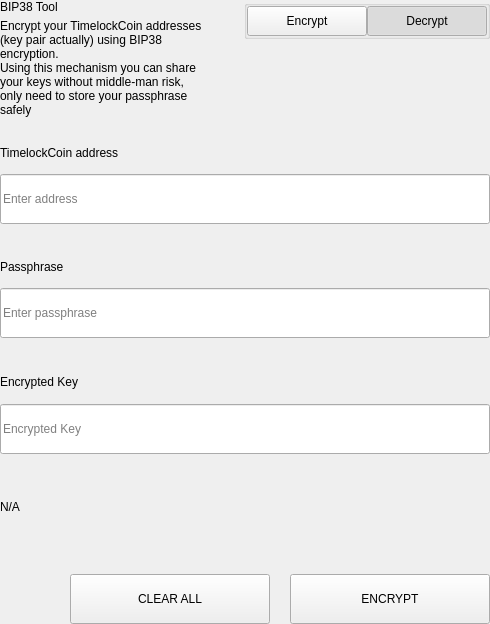
<?xml version="1.0" encoding="UTF-8"?>
<ui version="4.0">
 <class>SettingsBitToolWidget</class>
 <widget class="QWidget" name="SettingsBitToolWidget">
  <property name="geometry">
   <rect>
    <x>0</x>
    <y>0</y>
    <width>490</width>
    <height>624</height>
   </rect>
  </property>
  <property name="windowTitle">
   <string>Form</string>
  </property>
  <layout class="QVBoxLayout" name="verticalLayout">
   <property name="spacing">
    <number>0</number>
   </property>
   <property name="leftMargin">
    <number>0</number>
   </property>
   <property name="topMargin">
    <number>0</number>
   </property>
   <property name="rightMargin">
    <number>0</number>
   </property>
   <property name="bottomMargin">
    <number>0</number>
   </property>
   <item>
    <widget class="QWidget" name="left" native="true">
     <layout class="QVBoxLayout" name="verticalLayout_3">
      <property name="leftMargin">
       <number>0</number>
      </property>
      <property name="topMargin">
       <number>0</number>
      </property>
      <property name="rightMargin">
       <number>0</number>
      </property>
      <property name="bottomMargin">
       <number>0</number>
      </property>
      <item>
       <layout class="QVBoxLayout" name="verticalLayout_2">
        <property name="spacing">
         <number>0</number>
        </property>
        <item>
         <layout class="QHBoxLayout" name="horizontalLayout_3" stretch="3,1">
          <property name="spacing">
           <number>40</number>
          </property>
          <item>
           <layout class="QVBoxLayout" name="verticalLayoutTitle">
            <property name="spacing">
             <number>5</number>
            </property>
            <item>
             <widget class="QLabel" name="labelTitle">
              <property name="text">
               <string>BIP38 Tool</string>
              </property>
             </widget>
            </item>
            <item>
             <widget class="QLabel" name="labelSubtitle1">
              <property name="text">
               <string>Encrypt your TimelockCoin addresses (key pair actually) using BIP38 encryption.
Using this mechanism you can share your keys without middle-man risk, only need to store your passphrase safely</string>
              </property>
              <property name="wordWrap">
               <bool>true</bool>
              </property>
             </widget>
            </item>
           </layout>
          </item>
          <item alignment="Qt::AlignTop">
           <widget class="QGroupBox" name="groupBox">
            <property name="title">
             <string/>
            </property>
            <property name="alignment">
             <set>Qt::AlignLeading|Qt::AlignLeft|Qt::AlignTop</set>
            </property>
            <layout class="QHBoxLayout" name="horizontalLayout_4">
             <property name="spacing">
              <number>0</number>
             </property>
             <property name="leftMargin">
              <number>0</number>
             </property>
             <property name="topMargin">
              <number>0</number>
             </property>
             <property name="rightMargin">
              <number>0</number>
             </property>
             <property name="bottomMargin">
              <number>0</number>
             </property>
             <item>
              <spacer name="horizontalSpacer">
               <property name="orientation">
                <enum>Qt::Horizontal</enum>
               </property>
               <property name="sizeHint" stdset="0">
                <size>
                 <width>40</width>
                 <height>20</height>
                </size>
               </property>
              </spacer>
             </item>
             <item>
              <widget class="QPushButton" name="pushLeft">
               <property name="minimumSize">
                <size>
                 <width>120</width>
                 <height>30</height>
                </size>
               </property>
               <property name="maximumSize">
                <size>
                 <width>120</width>
                 <height>30</height>
                </size>
               </property>
               <property name="focusPolicy">
                <enum>Qt::NoFocus</enum>
               </property>
               <property name="text">
                <string>Encrypt</string>
               </property>
               <property name="checkable">
                <bool>true</bool>
               </property>
               <property name="autoExclusive">
                <bool>true</bool>
               </property>
              </widget>
             </item>
             <item>
              <widget class="QPushButton" name="pushRight">
               <property name="minimumSize">
                <size>
                 <width>120</width>
                 <height>30</height>
                </size>
               </property>
               <property name="maximumSize">
                <size>
                 <width>120</width>
                 <height>30</height>
                </size>
               </property>
               <property name="focusPolicy">
                <enum>Qt::NoFocus</enum>
               </property>
               <property name="text">
                <string>Decrypt</string>
               </property>
               <property name="checkable">
                <bool>true</bool>
               </property>
               <property name="checked">
                <bool>true</bool>
               </property>
               <property name="autoExclusive">
                <bool>true</bool>
               </property>
              </widget>
             </item>
            </layout>
           </widget>
          </item>
         </layout>
        </item>
        <item>
         <widget class="QStackedWidget" name="stackedWidget">
          <property name="currentIndex">
           <number>1</number>
          </property>
          <widget class="QWidget" name="pageDecrypt">
           <layout class="QVBoxLayout" name="verticalLayout_5">
            <property name="spacing">
             <number>0</number>
            </property>
            <property name="leftMargin">
             <number>0</number>
            </property>
            <property name="topMargin">
             <number>0</number>
            </property>
            <property name="rightMargin">
             <number>0</number>
            </property>
            <property name="bottomMargin">
             <number>0</number>
            </property>
            <item>
             <widget class="QWidget" name="widget" native="true">
              <property name="minimumSize">
               <size>
                <width>0</width>
                <height>100</height>
               </size>
              </property>
              <layout class="QVBoxLayout" name="verticalLayout_4">
               <property name="spacing">
                <number>0</number>
               </property>
               <property name="leftMargin">
                <number>0</number>
               </property>
               <property name="topMargin">
                <number>0</number>
               </property>
               <property name="rightMargin">
                <number>0</number>
               </property>
               <property name="bottomMargin">
                <number>0</number>
               </property>
               <item>
                <spacer name="verticalSpacer_2">
                 <property name="orientation">
                  <enum>Qt::Vertical</enum>
                 </property>
                 <property name="sizeType">
                  <enum>QSizePolicy::Fixed</enum>
                 </property>
                 <property name="sizeHint" stdset="0">
                  <size>
                   <width>20</width>
                   <height>20</height>
                  </size>
                 </property>
                </spacer>
               </item>
               <item>
                <layout class="QHBoxLayout" name="horizontalLayout_6" stretch="2">
                 <property name="spacing">
                  <number>0</number>
                 </property>
                 <item>
                  <layout class="QVBoxLayout" name="verticalLayout_7">
                   <property name="spacing">
                    <number>9</number>
                   </property>
                   <item>
                    <widget class="QLabel" name="labelSubtitleKey">
                     <property name="minimumSize">
                      <size>
                       <width>0</width>
                       <height>20</height>
                      </size>
                     </property>
                     <property name="maximumSize">
                      <size>
                       <width>16777215</width>
                       <height>20</height>
                      </size>
                     </property>
                     <property name="text">
                      <string>Encrypted key</string>
                     </property>
                    </widget>
                   </item>
                   <item>
                    <widget class="QLineEdit" name="lineEditKey">
                     <property name="minimumSize">
                      <size>
                       <width>0</width>
                       <height>50</height>
                      </size>
                     </property>
                     <property name="maximumSize">
                      <size>
                       <width>16777215</width>
                       <height>50</height>
                      </size>
                     </property>
                     <property name="placeholderText">
                      <string>Enter a encrypted key</string>
                     </property>
                    </widget>
                   </item>
                  </layout>
                 </item>
                </layout>
               </item>
               <item>
                <spacer name="verticalSpacer_3">
                 <property name="orientation">
                  <enum>Qt::Vertical</enum>
                 </property>
                 <property name="sizeType">
                  <enum>QSizePolicy::Fixed</enum>
                 </property>
                 <property name="sizeHint" stdset="0">
                  <size>
                   <width>20</width>
                   <height>20</height>
                  </size>
                 </property>
                </spacer>
               </item>
               <item>
                <layout class="QVBoxLayout" name="verticalLayout_9">
                 <property name="spacing">
                  <number>9</number>
                 </property>
                 <item>
                  <widget class="QLabel" name="labelSubtitlePassphrase">
                   <property name="maximumSize">
                    <size>
                     <width>16777215</width>
                     <height>20</height>
                    </size>
                   </property>
                   <property name="text">
                    <string>Passphrase</string>
                   </property>
                  </widget>
                 </item>
                 <item>
                  <widget class="QLineEdit" name="lineEditPassphrase">
                   <property name="minimumSize">
                    <size>
                     <width>0</width>
                     <height>50</height>
                    </size>
                   </property>
                   <property name="maximumSize">
                    <size>
                     <width>16777215</width>
                     <height>50</height>
                    </size>
                   </property>
                   <property name="placeholderText">
                    <string>Enter a passphrase</string>
                   </property>
                  </widget>
                 </item>
                </layout>
               </item>
               <item>
                <spacer name="verticalSpacer_4">
                 <property name="orientation">
                  <enum>Qt::Vertical</enum>
                 </property>
                 <property name="sizeType">
                  <enum>QSizePolicy::Fixed</enum>
                 </property>
                 <property name="sizeHint" stdset="0">
                  <size>
                   <width>20</width>
                   <height>20</height>
                  </size>
                 </property>
                </spacer>
               </item>
               <item>
                <widget class="QWidget" name="widget_3" native="true">
                 <property name="sizePolicy">
                  <sizepolicy hsizetype="Preferred" vsizetype="Fixed">
                   <horstretch>0</horstretch>
                   <verstretch>0</verstretch>
                  </sizepolicy>
                 </property>
                 <layout class="QVBoxLayout" name="verticalLayout_10">
                  <property name="spacing">
                   <number>9</number>
                  </property>
                  <property name="leftMargin">
                   <number>0</number>
                  </property>
                  <property name="topMargin">
                   <number>0</number>
                  </property>
                  <property name="rightMargin">
                   <number>0</number>
                  </property>
                  <property name="bottomMargin">
                   <number>0</number>
                  </property>
                  <item>
                   <widget class="QLabel" name="labelSubtitleDecryptResult">
                    <property name="minimumSize">
                     <size>
                      <width>0</width>
                      <height>20</height>
                     </size>
                    </property>
                    <property name="maximumSize">
                     <size>
                      <width>16777215</width>
                      <height>20</height>
                     </size>
                    </property>
                    <property name="text">
                     <string>Decrypted address result</string>
                    </property>
                   </widget>
                  </item>
                  <item>
                   <widget class="QWidget" name="widget_4" native="true">
                    <layout class="QHBoxLayout" name="horizontalLayout" stretch="6,0,1">
                     <property name="spacing">
                      <number>0</number>
                     </property>
                     <property name="leftMargin">
                      <number>0</number>
                     </property>
                     <property name="topMargin">
                      <number>0</number>
                     </property>
                     <property name="rightMargin">
                      <number>0</number>
                     </property>
                     <property name="bottomMargin">
                      <number>0</number>
                     </property>
                     <item alignment="Qt::AlignVCenter">
                      <widget class="QLineEdit" name="lineEditDecryptResult">
                       <property name="minimumSize">
                        <size>
                         <width>0</width>
                         <height>50</height>
                        </size>
                       </property>
                       <property name="maximumSize">
                        <size>
                         <width>16777215</width>
                         <height>50</height>
                        </size>
                       </property>
                       <property name="placeholderText">
                        <string>Decrypted Address</string>
                       </property>
                      </widget>
                     </item>
                     <item>
                      <spacer name="horizontalSpacer_4">
                       <property name="orientation">
                        <enum>Qt::Horizontal</enum>
                       </property>
                       <property name="sizeType">
                        <enum>QSizePolicy::Fixed</enum>
                       </property>
                       <property name="sizeHint" stdset="0">
                        <size>
                         <width>20</width>
                         <height>50</height>
                        </size>
                       </property>
                      </spacer>
                     </item>
                     <item>
                      <widget class="QPushButton" name="pushButtonImport">
                       <property name="minimumSize">
                        <size>
                         <width>140</width>
                         <height>40</height>
                        </size>
                       </property>
                       <property name="text">
                        <string>Import Address</string>
                       </property>
                      </widget>
                     </item>
                    </layout>
                   </widget>
                  </item>
                 </layout>
                </widget>
               </item>
               <item>
                <widget class="QLabel" name="statusLabel_DEC">
                 <property name="maximumSize">
                  <size>
                   <width>16777215</width>
                   <height>40</height>
                  </size>
                 </property>
                 <property name="text">
                  <string/>
                 </property>
                </widget>
               </item>
               <item>
                <spacer name="verticalSpacer">
                 <property name="orientation">
                  <enum>Qt::Vertical</enum>
                 </property>
                 <property name="sizeType">
                  <enum>QSizePolicy::Preferred</enum>
                 </property>
                 <property name="sizeHint" stdset="0">
                  <size>
                   <width>20</width>
                   <height>20</height>
                  </size>
                 </property>
                </spacer>
               </item>
               <item>
                <layout class="QHBoxLayout" name="horizontalLayout_7">
                 <property name="spacing">
                  <number>0</number>
                 </property>
                 <item>
                  <spacer name="horizontalSpacer_5">
                   <property name="orientation">
                    <enum>Qt::Horizontal</enum>
                   </property>
                   <property name="sizeType">
                    <enum>QSizePolicy::Expanding</enum>
                   </property>
                   <property name="sizeHint" stdset="0">
                    <size>
                     <width>40</width>
                     <height>20</height>
                    </size>
                   </property>
                  </spacer>
                 </item>
                 <item>
                  <widget class="QPushButton" name="pushButtonDecryptClear">
                   <property name="minimumSize">
                    <size>
                     <width>200</width>
                     <height>50</height>
                    </size>
                   </property>
                   <property name="maximumSize">
                    <size>
                     <width>200</width>
                     <height>50</height>
                    </size>
                   </property>
                   <property name="text">
                    <string>CLEAR</string>
                   </property>
                  </widget>
                 </item>
                 <item>
                  <spacer name="horizontalSpacer_3">
                   <property name="orientation">
                    <enum>Qt::Horizontal</enum>
                   </property>
                   <property name="sizeType">
                    <enum>QSizePolicy::Fixed</enum>
                   </property>
                   <property name="sizeHint" stdset="0">
                    <size>
                     <width>20</width>
                     <height>20</height>
                    </size>
                   </property>
                  </spacer>
                 </item>
                 <item>
                  <widget class="QPushButton" name="pushButtonDecrypt">
                   <property name="minimumSize">
                    <size>
                     <width>200</width>
                     <height>50</height>
                    </size>
                   </property>
                   <property name="maximumSize">
                    <size>
                     <width>200</width>
                     <height>50</height>
                    </size>
                   </property>
                   <property name="text">
                    <string>DECRYPT KEY</string>
                   </property>
                  </widget>
                 </item>
                </layout>
               </item>
              </layout>
             </widget>
            </item>
           </layout>
          </widget>
          <widget class="QWidget" name="pageEncrypt">
           <layout class="QVBoxLayout" name="verticalLayout_11">
            <property name="spacing">
             <number>0</number>
            </property>
            <property name="leftMargin">
             <number>0</number>
            </property>
            <property name="topMargin">
             <number>0</number>
            </property>
            <property name="rightMargin">
             <number>0</number>
            </property>
            <property name="bottomMargin">
             <number>0</number>
            </property>
            <item>
             <spacer name="verticalSpacer_8">
              <property name="orientation">
               <enum>Qt::Vertical</enum>
              </property>
              <property name="sizeType">
               <enum>QSizePolicy::Fixed</enum>
              </property>
              <property name="sizeHint" stdset="0">
               <size>
                <width>20</width>
                <height>20</height>
               </size>
              </property>
             </spacer>
            </item>
            <item>
             <widget class="QWidget" name="containerAddressEnc" native="true">
              <layout class="QVBoxLayout" name="containerAddressEncLayout">
               <property name="spacing">
                <number>5</number>
               </property>
               <property name="leftMargin">
                <number>0</number>
               </property>
               <property name="topMargin">
                <number>0</number>
               </property>
               <property name="rightMargin">
                <number>0</number>
               </property>
               <property name="bottomMargin">
                <number>0</number>
               </property>
               <item>
                <widget class="QLabel" name="labelSubtitleAddress">
                 <property name="minimumSize">
                  <size>
                   <width>0</width>
                   <height>20</height>
                  </size>
                 </property>
                 <property name="maximumSize">
                  <size>
                   <width>16777215</width>
                   <height>20</height>
                  </size>
                 </property>
                 <property name="text">
                  <string>TimelockCoin address</string>
                 </property>
                </widget>
               </item>
               <item>
                <widget class="QLineEdit" name="addressIn_ENC">
                 <property name="minimumSize">
                  <size>
                   <width>0</width>
                   <height>50</height>
                  </size>
                 </property>
                 <property name="placeholderText">
                  <string>Enter address</string>
                 </property>
                </widget>
               </item>
              </layout>
             </widget>
            </item>
            <item>
             <spacer name="verticalSpacer_6">
              <property name="orientation">
               <enum>Qt::Vertical</enum>
              </property>
              <property name="sizeType">
               <enum>QSizePolicy::Fixed</enum>
              </property>
              <property name="sizeHint" stdset="0">
               <size>
                <width>20</width>
                <height>20</height>
               </size>
              </property>
             </spacer>
            </item>
            <item>
             <widget class="QWidget" name="containerAddress" native="true">
              <layout class="QHBoxLayout" name="horizontalLayout_9" stretch="2">
               <property name="spacing">
                <number>0</number>
               </property>
               <property name="leftMargin">
                <number>0</number>
               </property>
               <property name="topMargin">
                <number>0</number>
               </property>
               <property name="rightMargin">
                <number>0</number>
               </property>
               <property name="bottomMargin">
                <number>0</number>
               </property>
               <item>
                <layout class="QVBoxLayout" name="verticalLayout_8">
                 <property name="spacing">
                  <number>5</number>
                 </property>
                 <item>
                  <widget class="QLabel" name="labelSubtitleMessage">
                   <property name="minimumSize">
                    <size>
                     <width>0</width>
                     <height>20</height>
                    </size>
                   </property>
                   <property name="maximumSize">
                    <size>
                     <width>16777215</width>
                     <height>20</height>
                    </size>
                   </property>
                   <property name="text">
                    <string>Passphrase</string>
                   </property>
                  </widget>
                 </item>
                 <item>
                  <widget class="QLineEdit" name="passphraseIn_ENC">
                   <property name="minimumSize">
                    <size>
                     <width>0</width>
                     <height>50</height>
                    </size>
                   </property>
                   <property name="maximumSize">
                    <size>
                     <width>16777215</width>
                     <height>50</height>
                    </size>
                   </property>
                   <property name="placeholderText">
                    <string>Enter passphrase</string>
                   </property>
                  </widget>
                 </item>
                </layout>
               </item>
              </layout>
             </widget>
            </item>
            <item>
             <spacer name="verticalSpacer_7">
              <property name="orientation">
               <enum>Qt::Vertical</enum>
              </property>
              <property name="sizeType">
               <enum>QSizePolicy::Fixed</enum>
              </property>
              <property name="sizeHint" stdset="0">
               <size>
                <width>20</width>
                <height>20</height>
               </size>
              </property>
             </spacer>
            </item>
            <item>
             <widget class="QWidget" name="widget_2" native="true">
              <property name="minimumSize">
               <size>
                <width>0</width>
                <height>75</height>
               </size>
              </property>
              <property name="maximumSize">
               <size>
                <width>16777215</width>
                <height>16777215</height>
               </size>
              </property>
              <layout class="QVBoxLayout" name="verticalLayout_6">
               <property name="leftMargin">
                <number>0</number>
               </property>
               <property name="topMargin">
                <number>0</number>
               </property>
               <property name="rightMargin">
                <number>0</number>
               </property>
               <property name="bottomMargin">
                <number>0</number>
               </property>
               <item>
                <widget class="QLabel" name="labelSubtitleEncryptedKey">
                 <property name="minimumSize">
                  <size>
                   <width>0</width>
                   <height>20</height>
                  </size>
                 </property>
                 <property name="maximumSize">
                  <size>
                   <width>16777215</width>
                   <height>20</height>
                  </size>
                 </property>
                 <property name="text">
                  <string>Encrypted Key</string>
                 </property>
                </widget>
               </item>
               <item>
                <widget class="QLineEdit" name="encryptedKeyOut_ENC">
                 <property name="minimumSize">
                  <size>
                   <width>0</width>
                   <height>50</height>
                  </size>
                 </property>
                 <property name="placeholderText">
                  <string>Encrypted Key</string>
                 </property>
                </widget>
               </item>
              </layout>
             </widget>
            </item>
            <item>
             <widget class="QLabel" name="statusLabel_ENC">
              <property name="text">
               <string notr="true">N/A</string>
              </property>
             </widget>
            </item>
            <item>
             <spacer name="verticalSpacer_5">
              <property name="orientation">
               <enum>Qt::Vertical</enum>
              </property>
              <property name="sizeType">
               <enum>QSizePolicy::Fixed</enum>
              </property>
              <property name="sizeHint" stdset="0">
               <size>
                <width>20</width>
                <height>20</height>
               </size>
              </property>
             </spacer>
            </item>
            <item>
             <layout class="QHBoxLayout" name="horizontalLayout_8">
              <property name="spacing">
               <number>0</number>
              </property>
              <item>
               <spacer name="horizontalSpacer_6">
                <property name="orientation">
                 <enum>Qt::Horizontal</enum>
                </property>
                <property name="sizeType">
                 <enum>QSizePolicy::Expanding</enum>
                </property>
                <property name="sizeHint" stdset="0">
                 <size>
                  <width>40</width>
                  <height>20</height>
                 </size>
                </property>
               </spacer>
              </item>
              <item>
               <widget class="QPushButton" name="pushButtonClear">
                <property name="minimumSize">
                 <size>
                  <width>200</width>
                  <height>50</height>
                 </size>
                </property>
                <property name="focusPolicy">
                 <enum>Qt::NoFocus</enum>
                </property>
                <property name="text">
                 <string>CLEAR ALL</string>
                </property>
               </widget>
              </item>
              <item>
               <spacer name="horizontalSpacer_2">
                <property name="orientation">
                 <enum>Qt::Horizontal</enum>
                </property>
                <property name="sizeType">
                 <enum>QSizePolicy::Fixed</enum>
                </property>
                <property name="sizeHint" stdset="0">
                 <size>
                  <width>20</width>
                  <height>20</height>
                 </size>
                </property>
               </spacer>
              </item>
              <item>
               <widget class="QPushButton" name="pushButtonEncrypt">
                <property name="minimumSize">
                 <size>
                  <width>200</width>
                  <height>50</height>
                 </size>
                </property>
                <property name="maximumSize">
                 <size>
                  <width>200</width>
                  <height>50</height>
                 </size>
                </property>
                <property name="focusPolicy">
                 <enum>Qt::NoFocus</enum>
                </property>
                <property name="text">
                 <string>ENCRYPT</string>
                </property>
               </widget>
              </item>
             </layout>
            </item>
           </layout>
          </widget>
         </widget>
        </item>
       </layout>
      </item>
     </layout>
    </widget>
   </item>
  </layout>
 </widget>
 <resources/>
 <connections/>
</ui>
